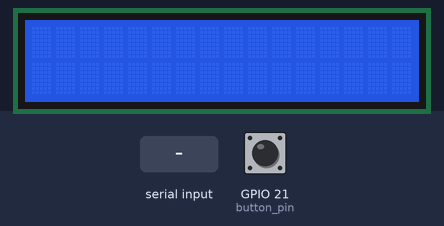
Recording of a program running on a simulated Raspberry Pi (BCM pin numbers). On the bench: 16×2 character LCD. The test bench sets the inputs (shaded band); at power-on: GPIO 21 (button_pin) HIGH. What the program prints to the terminal is not drawn.

Above: at 1.2 s.
1.3 s: "5" typed at the terminal, then Enter
At 1.9 s:
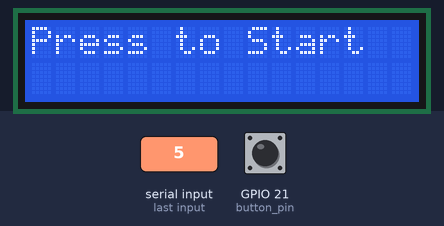
2.8 s: GPIO 21 (button_pin) pulled LOW for 0.15 s
At 3.6 s:
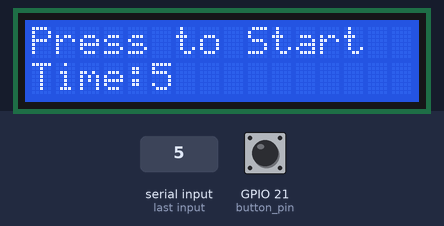
5.9 s: "90" typed at the terminal, then Enter
8.9 s: GPIO 21 (button_pin) pulled LOW for 3.2 s
At 11.9 s:
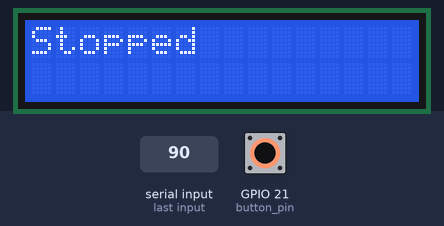
13.6 s: "200" typed at the terminal, then Enter
At 14.8 s:
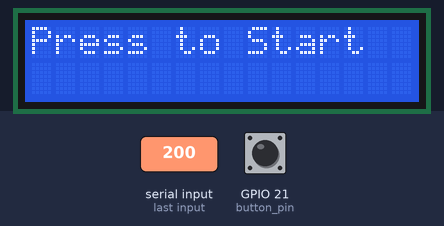
Timing chart, 0 to 16.1 s (numbered marks = the images above; inputs shaded):
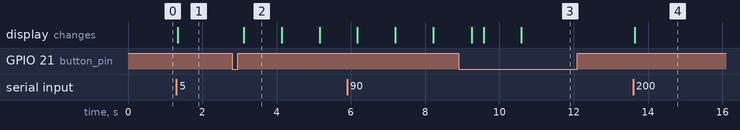

Measured:
- after the input at 1.3 s, the display: changes at once (image 1)
- after the input at 2.8 s, the display: changes after 0.32 s (image 2)
- after the input at 13.6 s, the display: changes at once (image 4)
- what the display in image 2 shows lasts 1.0 s, from 3.1 s to 4.1 s

The program:

R39._LCD_Countdown_Timer.py
```python
"""
Components Used:
1. Raspberry Pi
2. I2C LCD Display (16x2)
3. Push Button
4. Breadboard
5. Jumper Wires

Install Required Library:
pip install RPLCD smbus2 --break-system-packages
"""
from RPLCD.i2c import CharLCD
import RPi.GPIO as GPIO
import time

# GPIO setup for push button
button_pin = 21  # GPIO pin connected to button
GPIO.setmode(GPIO.BCM)  # Use BCM pin numbering
GPIO.setup(button_pin, GPIO.IN, pull_up_down=GPIO.PUD_UP)  # Enable internal pull-up resistor

# Initialize LCD (change address if needed)
lcd = CharLCD(i2c_expander='PCF8574', address=0x27, cols=16, rows=2)

try:
    while True:
        # Ask user for countdown time
        count = int(input("Enter time: "))

        # Show ready message on LCD
        lcd.clear()
        lcd.write_string("Press to Start")

        # Wait until button is pressed
        while GPIO.input(button_pin):
            pass

        time.sleep(0.3)  # Small debounce delay

        # Countdown loop
        for i in range(count, -1, -1):
            lcd.cursor_pos = (1, 0)  # Second row
            lcd.write_string(f"Time:{i:<5}")  # Display remaining time

            time.sleep(1)  # 1-second delay

            # Check if button pressed again ? Stop
            if not GPIO.input(button_pin):
                lcd.clear()
                lcd.write_string("Stopped")  # Stop message
                break

        else:
            # If countdown completes normally
            lcd.clear()
            lcd.write_string("Time Up")  # Final message

except KeyboardInterrupt:
    lcd.clear()      # Clear LCD on exit
    GPIO.cleanup()  # Reset GPIO pins
```
